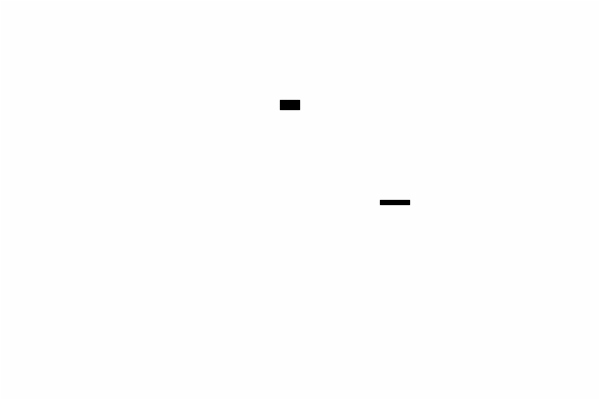
Frame 1 (no input)
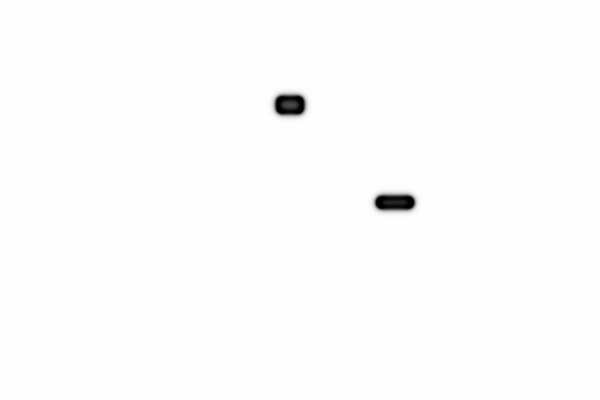
Frame 60 (the mouse pressed at the canvas centre just before this capture)
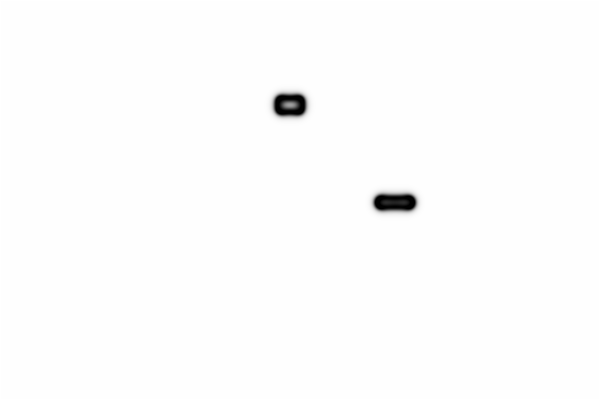
Frame 120 (the mouse held since frame 60 and released just before this capture)

The Processing sketch that drew these frames (run headless with seeded random() and noise(); from frame 60 on, the mouse is pressed at the canvas centre):

// Processing sketch: reaction_diffusion
// ── reaction_diffusion.pde
float[][] agrid, bgrid, anext, bnext;

float da = 1, db = 0.5;
float f = 0.055, k = 0.062;
float dt = 1;

void setup() {
  size(600, 400);
  
  agrid = new float[width][height];
  bgrid = new float[width][height];
  anext = new float[width][height];
  bnext = new float[width][height];
  
  for (int x = 0; x < width; x++) {
    for (int y = 0; y < height; y++) {
      agrid[x][y] = 1;
      bgrid[x][y] = 0;
      
      anext[x][y] = 1;
      bnext[x][y] = 0;
    }
  }
  
  for (int x = 280; x < 300; x++) {
    for (int y = 100; y < 110; y++) {
      bgrid[x][y] = 1;
    }
  }
  
 for (int x = 380; x < 410; x++) {
    for (int y = 200; y < 205; y++) {
      bgrid[x][y] = 1;
    }
  }
}


float laplace(float[][] grid, int x, int y) {
  float s = 0;
  s += grid[x][y] * -1;
  s += grid[x + 1][y] * 0.2;
  s += grid[x - 1][y] * 0.2;
  s += grid[x][y + 1] * 0.2;
  s += grid[x][y - 1] * 0.2;
  s += grid[x + 1][y + 1] * 0.05;
  s += grid[x + 1][y - 1] * 0.05;
  s += grid[x - 1][y + 1] * 0.05;
  s += grid[x - 1][y - 1] * 0.05;
  return s;
}

void draw() {
  background(255);

  for (int x = 1; x < width - 1; x++) {
    for (int y = 1; y < height - 1; y++) {
      float a = agrid[x][y];
      float b = bgrid[x][y];
      
      anext[x][y] = a + (da * laplace(agrid, x, y) - (a * b * b) + f * (1 - a)) * dt;
      bnext[x][y] = b + (db * laplace(bgrid, x, y) + (a * b * b) - b * (k + f)) * dt;
    }
  }
    
  agrid = anext;
  bgrid = bnext;
  
  anext = new float[width][height];
  bnext = new float[width][height];
  
 for (int x = 0; x < width; x++) {
    for (int y = 0; y < height; y++) {
      anext[x][y] = agrid[x][y];
      bnext[x][y] = bgrid[x][y];
    }
  }
    
  loadPixels();
  for (int x = 0; x < width; x++) {
    for (int y = 0; y < height; y++) {
      float c = floor((agrid[x][y] - bgrid[x][y]) * 255);
      color cl = color(c, c, c);
      int i = (x + y * width);
      pixels[i] = cl;
    }
  }
  updatePixels();
}
